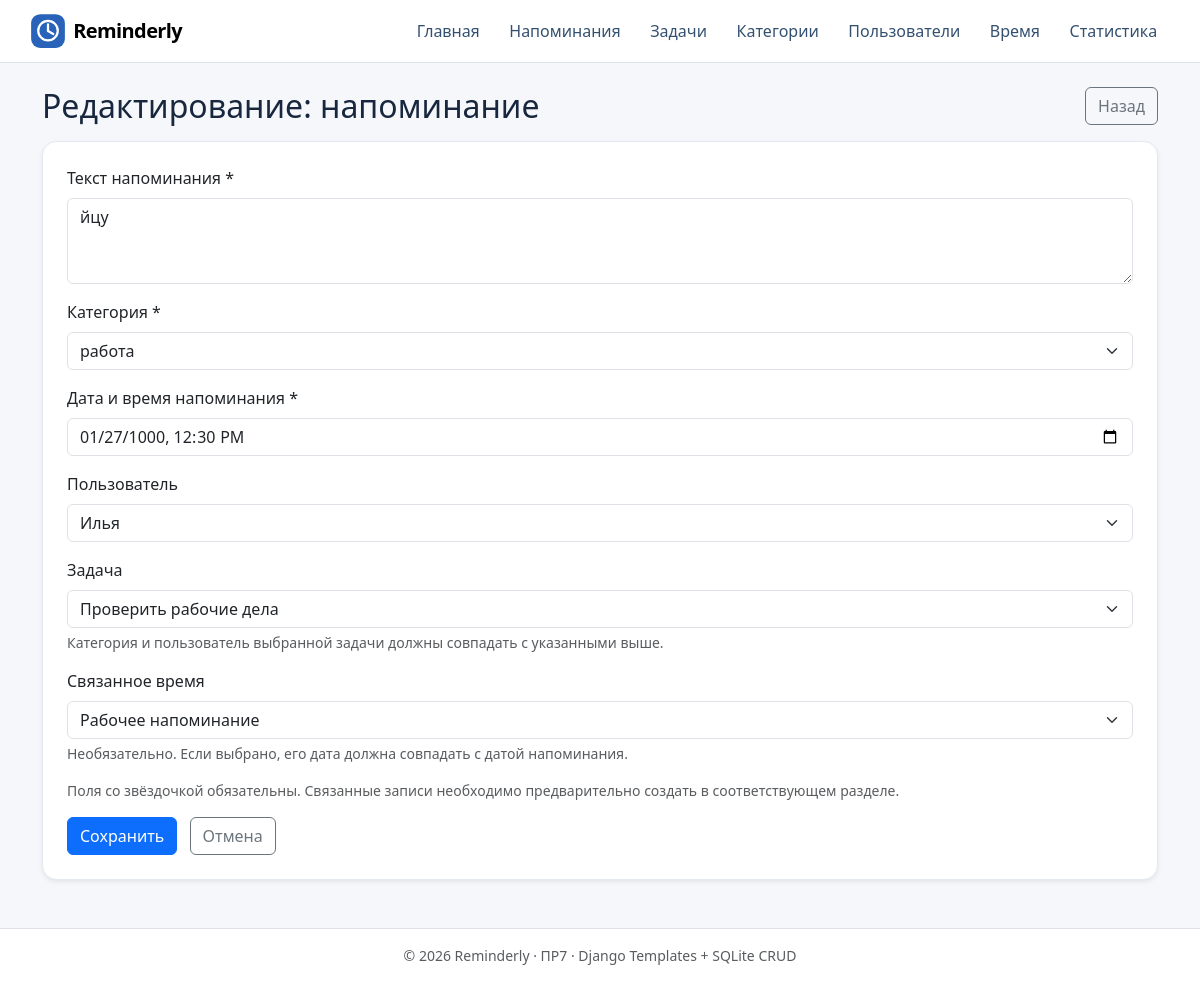
/reminders/2/edit/, run on the app's committed database.
### planner/models.py (models this page shows, shortened)
class Reminder(models.Model):
    text = models.TextField()
    category = models.ForeignKey(
        Category, on_delete=models.PROTECT, related_name="reminders",
    )
    remind_at = models.DateTimeField(db_index=True)
    user = models.ForeignKey(
        User, on_delete=models.PROTECT, related_name="reminders",
        null=True, blank=True,
    )
    task = models.ForeignKey(
        Task, on_delete=models.PROTECT, related_name="reminders",
        null=True, blank=True,
    )
    time = models.ForeignKey(
        Time, on_delete=models.PROTECT, related_name="reminders",
        null=True, blank=True,
    )

### planner/crud_views.py (the view, shortened to what this page needs)
# urls.py: path("reminders/<int:item_id>/edit/", crud_views.edit_entity,
@require_http_methods(["GET", "POST"])
@db_page
def edit_entity(request, entity, item_id):
    title, name = _config(entity)
    record = get_object_or_404(MODELS[entity], pk=item_id)
    form = FORMS[entity](
        request.POST if request.method == "POST" else None,
        initial=to_initial(record), item_id=item_id,
    )
    return render(request, "planner/entity_form.html", {
        "form": form, "entity": title, "action_name": "Редактирование",
        "back_url": reverse(
            f"planner:{name}_detail", kwargs={f"{name}_id": item_id}
        ),
    })

### planner/crud_views.py (called while the page is built)
def _config(entity):
    if entity not in ENTITY:
        raise Http404("Раздел не найден")
    return ENTITY[entity]

### planner/forms.py (called while the page is built)
def choices(model, label_column):
    return list(model.objects.order_by(label_column, "id").values_list(
        "id", label_column,
    ))

def to_initial(record):
    return {
        field.attname: getattr(record, field.attname)
        for field in record._meta.fields
    }

### planner/views.py (called while the page is built)
def db_page(func):
    @wraps(func)
    def wrapped(request, *args, **kwargs):
        try:
            return func(request, *args, **kwargs)
        except Http404:
            return render(request, "errors/not_found.html", status=404)
        except (DatabaseError, OSError):
            return render(request, "errors/data_error.html", status=500)
    return wrapped

### planner/templates/planner/entity_form.html (shortened to what this page needs)
{% extends 'base.html' %}
{% block content %}
<div class="d-flex justify-content-between flex-wrap gap-2 align-items-center mb-3">
  <h1 class="h2 mb-0">{{ action_name }}: {{ entity|lower }}</h1>
  <a href="{{ back_url }}" class="btn btn-outline-secondary">Назад</a>
</div>
<section class="card shadow-sm"><div class="card-body p-4">
  <form method="post" novalidate>
    {% for field in form %}
      {% if field.field.widget.input_type == 'checkbox' %}
        <div class="form-check mb-3">
          {{ field }} <label class="form-check-label" for="{{ field.id_for_label }}">{{ field.label }}</label>
          {% for error in field.errors %}<div class="text-danger small">{{ error }}</div>{% endfor %}
        </div>
      {% else %}
        <div class="mb-3">
          <label class="form-label" for="{{ field.id_for_label }}">{{ field.label }}{% if field.field.required %} *{% endif %}</label>
          {{ field }}
          {% if field.help_text %}<div class="form-text">{{ field.help_text }}</div>{% endif %}
        </div>
      {% endif %}
    {% endfor %}
    <p class="text-muted small">Поля со звёздочкой обязательны. Связанные записи необходимо предварительно создать в соответствующем разделе.</p>
    <button class="btn btn-primary" type="submit">Сохранить</button>
    <a href="{{ back_url }}" class="btn btn-outline-secondary ms-2">Отмена</a>
  </form>
</div></section>
{% endblock %}

### homepage/static/homepage/css/style.css (style rules this page uses)
:root { --ink: #18273e; --muted: #66758c; --line: #e4e9f1; }
body { min-height: 100vh; background: #f5f7fb; color: var(--ink); display: flex; flex-direction: column; }
.card { border: 1px solid var(--line); border-radius: .9rem; }

### data on the page
Reminder: form "йцу" "работа" "01/27/1000 12:30" "Илья" "Проверить рабочие дела" "Рабочее напоминание"

### other printed values
{{ action_name }} "Редактирование"
{{ entity|lower }} "напоминание"
{{ field.label }} "Текст напоминания" "Категория" "Дата и время напоминания" "Пользователь" "Задача" "Связанное время"
{{ field.help_text }} "Категория и пользователь выбранной задачи должны совпадать с указанными выше." "Необязательно. Если выбрано, его дата должна совпадать с датой напоминания."
